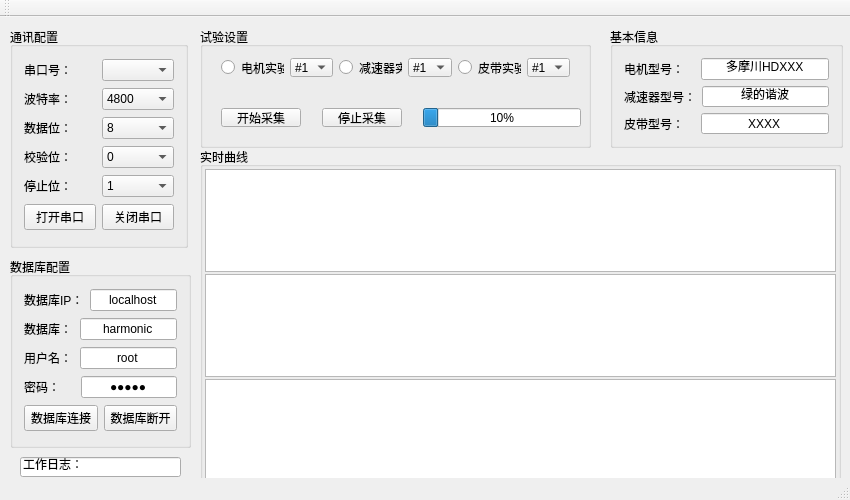
<?xml version="1.0" encoding="UTF-8"?>
<ui version="4.0">
 <class>MainWindow</class>
 <widget class="QMainWindow" name="MainWindow">
  <property name="geometry">
   <rect>
    <x>0</x>
    <y>0</y>
    <width>850</width>
    <height>500</height>
   </rect>
  </property>
  <property name="minimumSize">
   <size>
    <width>850</width>
    <height>500</height>
   </size>
  </property>
  <property name="maximumSize">
   <size>
    <width>850</width>
    <height>500</height>
   </size>
  </property>
  <property name="windowTitle">
   <string>谐波减速器数据采集系统</string>
  </property>
  <widget class="QWidget" name="centralWidget">
   <widget class="QGroupBox" name="groupBox">
    <property name="geometry">
     <rect>
      <x>10</x>
      <y>10</y>
      <width>178</width>
      <height>221</height>
     </rect>
    </property>
    <property name="title">
     <string>通讯配置</string>
    </property>
    <layout class="QVBoxLayout" name="verticalLayout_2">
     <item>
      <layout class="QHBoxLayout" name="horizontalLayout_6">
       <item>
        <widget class="QLabel" name="label">
         <property name="text">
          <string>串口号：</string>
         </property>
        </widget>
       </item>
       <item>
        <widget class="QComboBox" name="portNameBox"/>
       </item>
      </layout>
     </item>
     <item>
      <layout class="QHBoxLayout" name="horizontalLayout_7">
       <item>
        <widget class="QLabel" name="label_2">
         <property name="text">
          <string>波特率：</string>
         </property>
        </widget>
       </item>
       <item>
        <widget class="QComboBox" name="baudrateBox">
         <item>
          <property name="text">
           <string>4800</string>
          </property>
         </item>
         <item>
          <property name="text">
           <string>9600</string>
          </property>
         </item>
         <item>
          <property name="text">
           <string>115200</string>
          </property>
         </item>
        </widget>
       </item>
      </layout>
     </item>
     <item>
      <layout class="QHBoxLayout" name="horizontalLayout_8">
       <item>
        <widget class="QLabel" name="label_3">
         <property name="text">
          <string>数据位：</string>
         </property>
        </widget>
       </item>
       <item>
        <widget class="QComboBox" name="dataBitsBox">
         <item>
          <property name="text">
           <string>8</string>
          </property>
         </item>
        </widget>
       </item>
      </layout>
     </item>
     <item>
      <layout class="QHBoxLayout" name="horizontalLayout_9">
       <item>
        <widget class="QLabel" name="label_4">
         <property name="text">
          <string>校验位：</string>
         </property>
        </widget>
       </item>
       <item>
        <widget class="QComboBox" name="parityBox">
         <item>
          <property name="text">
           <string>0</string>
          </property>
         </item>
        </widget>
       </item>
      </layout>
     </item>
     <item>
      <layout class="QHBoxLayout" name="horizontalLayout_10">
       <item>
        <widget class="QLabel" name="label_5">
         <property name="text">
          <string>停止位：</string>
         </property>
        </widget>
       </item>
       <item>
        <widget class="QComboBox" name="stopBitsBox">
         <item>
          <property name="text">
           <string>1</string>
          </property>
         </item>
         <item>
          <property name="text">
           <string>2</string>
          </property>
         </item>
        </widget>
       </item>
      </layout>
     </item>
     <item>
      <layout class="QHBoxLayout" name="horizontalLayout_11">
       <item>
        <widget class="QPushButton" name="openButton">
         <property name="text">
          <string>打开串口</string>
         </property>
        </widget>
       </item>
       <item>
        <widget class="QPushButton" name="closeButton">
         <property name="text">
          <string>关闭串口</string>
         </property>
        </widget>
       </item>
      </layout>
     </item>
    </layout>
   </widget>
   <widget class="QGroupBox" name="groupBox_2">
    <property name="geometry">
     <rect>
      <x>10</x>
      <y>240</y>
      <width>181</width>
      <height>191</height>
     </rect>
    </property>
    <property name="layoutDirection">
     <enum>Qt::LeftToRight</enum>
    </property>
    <property name="title">
     <string>数据库配置</string>
    </property>
    <layout class="QVBoxLayout" name="verticalLayout">
     <item>
      <layout class="QHBoxLayout" name="horizontalLayout">
       <item>
        <widget class="QLabel" name="label_6">
         <property name="text">
          <string>数据库IP：</string>
         </property>
        </widget>
       </item>
       <item>
        <widget class="QLineEdit" name="dataBaseIP">
         <property name="text">
          <string>localhost</string>
         </property>
         <property name="alignment">
          <set>Qt::AlignCenter</set>
         </property>
        </widget>
       </item>
      </layout>
     </item>
     <item>
      <layout class="QHBoxLayout" name="horizontalLayout_2">
       <property name="spacing">
        <number>8</number>
       </property>
       <item>
        <widget class="QLabel" name="label_9">
         <property name="text">
          <string>数据库：</string>
         </property>
        </widget>
       </item>
       <item>
        <widget class="QLineEdit" name="dataBaseName">
         <property name="text">
          <string>harmonic</string>
         </property>
         <property name="alignment">
          <set>Qt::AlignCenter</set>
         </property>
        </widget>
       </item>
      </layout>
     </item>
     <item>
      <layout class="QHBoxLayout" name="horizontalLayout_3">
       <property name="spacing">
        <number>8</number>
       </property>
       <item>
        <widget class="QLabel" name="label_7">
         <property name="text">
          <string>用户名：</string>
         </property>
        </widget>
       </item>
       <item>
        <widget class="QLineEdit" name="userName">
         <property name="text">
          <string>root</string>
         </property>
         <property name="alignment">
          <set>Qt::AlignCenter</set>
         </property>
        </widget>
       </item>
      </layout>
     </item>
     <item>
      <layout class="QHBoxLayout" name="horizontalLayout_4">
       <property name="spacing">
        <number>21</number>
       </property>
       <property name="sizeConstraint">
        <enum>QLayout::SetNoConstraint</enum>
       </property>
       <item>
        <widget class="QLabel" name="label_8">
         <property name="text">
          <string>密码：</string>
         </property>
        </widget>
       </item>
       <item>
        <widget class="QLineEdit" name="passWord">
         <property name="text">
          <string>zk123</string>
         </property>
         <property name="echoMode">
          <enum>QLineEdit::Password</enum>
         </property>
         <property name="alignment">
          <set>Qt::AlignCenter</set>
         </property>
        </widget>
       </item>
      </layout>
     </item>
     <item>
      <layout class="QHBoxLayout" name="horizontalLayout_5">
       <item>
        <widget class="QPushButton" name="connectDB">
         <property name="text">
          <string>数据库连接</string>
         </property>
        </widget>
       </item>
       <item>
        <widget class="QPushButton" name="disconnectDB">
         <property name="text">
          <string>数据库断开</string>
         </property>
        </widget>
       </item>
      </layout>
     </item>
    </layout>
   </widget>
   <widget class="QGroupBox" name="groupBox_3">
    <property name="geometry">
     <rect>
      <x>200</x>
      <y>10</y>
      <width>391</width>
      <height>121</height>
     </rect>
    </property>
    <property name="title">
     <string>试验设置</string>
    </property>
    <widget class="QWidget" name="horizontalLayoutWidget_3">
     <property name="geometry">
      <rect>
       <x>10</x>
       <y>20</y>
       <width>371</width>
       <height>41</height>
      </rect>
     </property>
     <layout class="QHBoxLayout" name="horizontalLayout_20">
      <item>
       <widget class="QRadioButton" name="motorRadioButton">
        <property name="text">
         <string/>
        </property>
       </widget>
      </item>
      <item>
       <widget class="QLabel" name="label_17">
        <property name="text">
         <string>电机实验</string>
        </property>
       </widget>
      </item>
      <item>
       <widget class="QComboBox" name="motorBox">
        <property name="mouseTracking">
         <bool>false</bool>
        </property>
        <property name="layoutDirection">
         <enum>Qt::LeftToRight</enum>
        </property>
        <item>
         <property name="text">
          <string>#1</string>
         </property>
        </item>
        <item>
         <property name="text">
          <string>#2</string>
         </property>
        </item>
        <item>
         <property name="text">
          <string>#3</string>
         </property>
        </item>
       </widget>
      </item>
      <item>
       <spacer name="horizontalSpacer">
        <property name="orientation">
         <enum>Qt::Horizontal</enum>
        </property>
        <property name="sizeHint" stdset="0">
         <size>
          <width>40</width>
          <height>20</height>
         </size>
        </property>
       </spacer>
      </item>
      <item>
       <widget class="QRadioButton" name="hrRadioButton">
        <property name="text">
         <string/>
        </property>
       </widget>
      </item>
      <item>
       <widget class="QLabel" name="label_18">
        <property name="text">
         <string>减速器实验</string>
        </property>
       </widget>
      </item>
      <item>
       <widget class="QComboBox" name="HRBox">
        <item>
         <property name="text">
          <string>#1</string>
         </property>
        </item>
        <item>
         <property name="text">
          <string>#2</string>
         </property>
        </item>
        <item>
         <property name="text">
          <string>#3</string>
         </property>
        </item>
       </widget>
      </item>
      <item>
       <spacer name="horizontalSpacer_2">
        <property name="orientation">
         <enum>Qt::Horizontal</enum>
        </property>
        <property name="sizeHint" stdset="0">
         <size>
          <width>40</width>
          <height>20</height>
         </size>
        </property>
       </spacer>
      </item>
      <item>
       <widget class="QRadioButton" name="beltRadioButton">
        <property name="text">
         <string/>
        </property>
       </widget>
      </item>
      <item>
       <widget class="QLabel" name="label_19">
        <property name="text">
         <string>皮带实验</string>
        </property>
       </widget>
      </item>
      <item>
       <widget class="QComboBox" name="beltBox">
        <item>
         <property name="text">
          <string>#1</string>
         </property>
        </item>
        <item>
         <property name="text">
          <string>#2</string>
         </property>
        </item>
        <item>
         <property name="text">
          <string>#3</string>
         </property>
        </item>
       </widget>
      </item>
     </layout>
    </widget>
    <widget class="QWidget" name="horizontalLayoutWidget_4">
     <property name="geometry">
      <rect>
       <x>10</x>
       <y>70</y>
       <width>371</width>
       <height>41</height>
      </rect>
     </property>
     <layout class="QHBoxLayout" name="horizontalLayout_14">
      <property name="spacing">
       <number>21</number>
      </property>
      <property name="rightMargin">
       <number>0</number>
      </property>
      <item>
       <widget class="QPushButton" name="startCollectButton">
        <property name="text">
         <string>开始采集</string>
        </property>
       </widget>
      </item>
      <item>
       <widget class="QPushButton" name="stopCollectButton">
        <property name="text">
         <string>停止采集</string>
        </property>
       </widget>
      </item>
      <item>
       <widget class="QProgressBar" name="progressBar">
        <property name="minimumSize">
         <size>
          <width>7</width>
          <height>0</height>
         </size>
        </property>
        <property name="layoutDirection">
         <enum>Qt::LeftToRight</enum>
        </property>
        <property name="inputMethodHints">
         <set>Qt::ImhNone</set>
        </property>
        <property name="value">
         <number>10</number>
        </property>
        <property name="invertedAppearance">
         <bool>false</bool>
        </property>
       </widget>
      </item>
     </layout>
    </widget>
   </widget>
   <widget class="QGroupBox" name="groupBox_4">
    <property name="geometry">
     <rect>
      <x>610</x>
      <y>10</y>
      <width>233</width>
      <height>121</height>
     </rect>
    </property>
    <property name="title">
     <string>基本信息</string>
    </property>
    <layout class="QVBoxLayout" name="verticalLayout_4">
     <item>
      <layout class="QHBoxLayout" name="horizontalLayout_12">
       <property name="spacing">
        <number>17</number>
       </property>
       <item>
        <widget class="QLabel" name="label_10">
         <property name="text">
          <string>电机型号：</string>
         </property>
        </widget>
       </item>
       <item>
        <widget class="QLineEdit" name="motorCategory">
         <property name="text">
          <string>多摩川HDXXX</string>
         </property>
         <property name="alignment">
          <set>Qt::AlignCenter</set>
         </property>
        </widget>
       </item>
      </layout>
     </item>
     <item>
      <layout class="QHBoxLayout" name="horizontalLayout_13">
       <item>
        <widget class="QLabel" name="label_11">
         <property name="text">
          <string>减速器型号：</string>
         </property>
        </widget>
       </item>
       <item>
        <widget class="QLineEdit" name="harmonic">
         <property name="text">
          <string>绿的谐波</string>
         </property>
         <property name="alignment">
          <set>Qt::AlignCenter</set>
         </property>
        </widget>
       </item>
      </layout>
     </item>
     <item>
      <layout class="QHBoxLayout" name="horizontalLayout_15">
       <property name="spacing">
        <number>17</number>
       </property>
       <item>
        <widget class="QLabel" name="label_12">
         <property name="text">
          <string>皮带型号：</string>
         </property>
        </widget>
       </item>
       <item>
        <widget class="QLineEdit" name="motorCategory_2">
         <property name="text">
          <string>XXXX</string>
         </property>
         <property name="alignment">
          <set>Qt::AlignCenter</set>
         </property>
        </widget>
       </item>
      </layout>
     </item>
    </layout>
   </widget>
   <widget class="QGroupBox" name="groupBox_5">
    <property name="geometry">
     <rect>
      <x>200</x>
      <y>130</y>
      <width>641</width>
      <height>341</height>
     </rect>
    </property>
    <property name="title">
     <string>实时曲线</string>
    </property>
    <layout class="QVBoxLayout" name="verticalLayout_3">
     <property name="spacing">
      <number>2</number>
     </property>
     <property name="leftMargin">
      <number>2</number>
     </property>
     <property name="topMargin">
      <number>2</number>
     </property>
     <property name="rightMargin">
      <number>2</number>
     </property>
     <property name="bottomMargin">
      <number>3</number>
     </property>
     <item>
      <widget class="QCustomPlot" name="c_motorCurrentplot"/>
     </item>
     <item>
      <widget class="QCustomPlot" name="c_motorAngleplot"/>
     </item>
     <item>
      <widget class="QCustomPlot" name="c_motorVelocityplot"/>
     </item>
    </layout>
   </widget>
   <widget class="QLineEdit" name="lineEdit">
    <property name="geometry">
     <rect>
      <x>20</x>
      <y>440</y>
      <width>161</width>
      <height>20</height>
     </rect>
    </property>
    <property name="text">
     <string>工作日志：</string>
    </property>
   </widget>
  </widget>
  <widget class="QToolBar" name="mainToolBar">
   <attribute name="toolBarArea">
    <enum>TopToolBarArea</enum>
   </attribute>
   <attribute name="toolBarBreak">
    <bool>false</bool>
   </attribute>
  </widget>
  <widget class="QStatusBar" name="statusBar"/>
 </widget>
 <layoutdefault spacing="6" margin="11"/>
 <customwidgets>
  <customwidget>
   <class>QCustomPlot</class>
   <extends>QListWidget</extends>
   <header location="global">qcustomplot.h</header>
  </customwidget>
 </customwidgets>
 <resources/>
 <connections/>
</ui>
